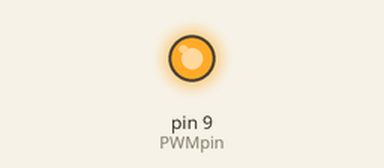
The sketch below on a simulated Arduino Uno, built with avr-gcc and run on an emulated ATmega328P. Shown: output pins drawn as LEDs (lit = HIGH).

Above: at 0.1 s.
Timing chart, 0 to 1.6 s (numbered marks = the images above):
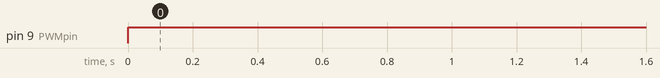

The sketch:

fade.ino
```cpp
int PWMpin = 9;

int sineA[] =
{ 128 , 139 , 150 , 160 , 171 , 181 , 191 , 201 , 209 , 218 , 225 ,
  232 , 238 , 243 , 247 , 251 , 253 , 255 , 255 , 255 , 253 , 251 ,
  247 , 243 , 238 , 232 , 225 , 218 , 209 , 201 , 191 , 181 , 171 ,
  160 , 150 , 139 , 128 , 116 , 105 , 95  , 84  , 74  , 64  , 54  ,
  46  , 37  , 30  , 23  , 17  , 12  , 8   , 4   , 2   , 0   , 0   ,
  0   , 2   , 4   , 8   , 12  , 17  , 23  , 30  , 37  , 46  , 54  ,
  64  , 74  , 84  , 95  , 105 , 116 , 127 };


void setup()
{
    pinMode(PWMpin, OUTPUT);
}

void loop()
{
   int i;
   for (i=0; i<74;i++)
{

  analogWrite(PWMpin, sineA);
  delayMicroseconds(270);
 }
}
```

Measured:
- by itself, pin 9 (PWMpin): LOW → HIGH at 0.00 s
